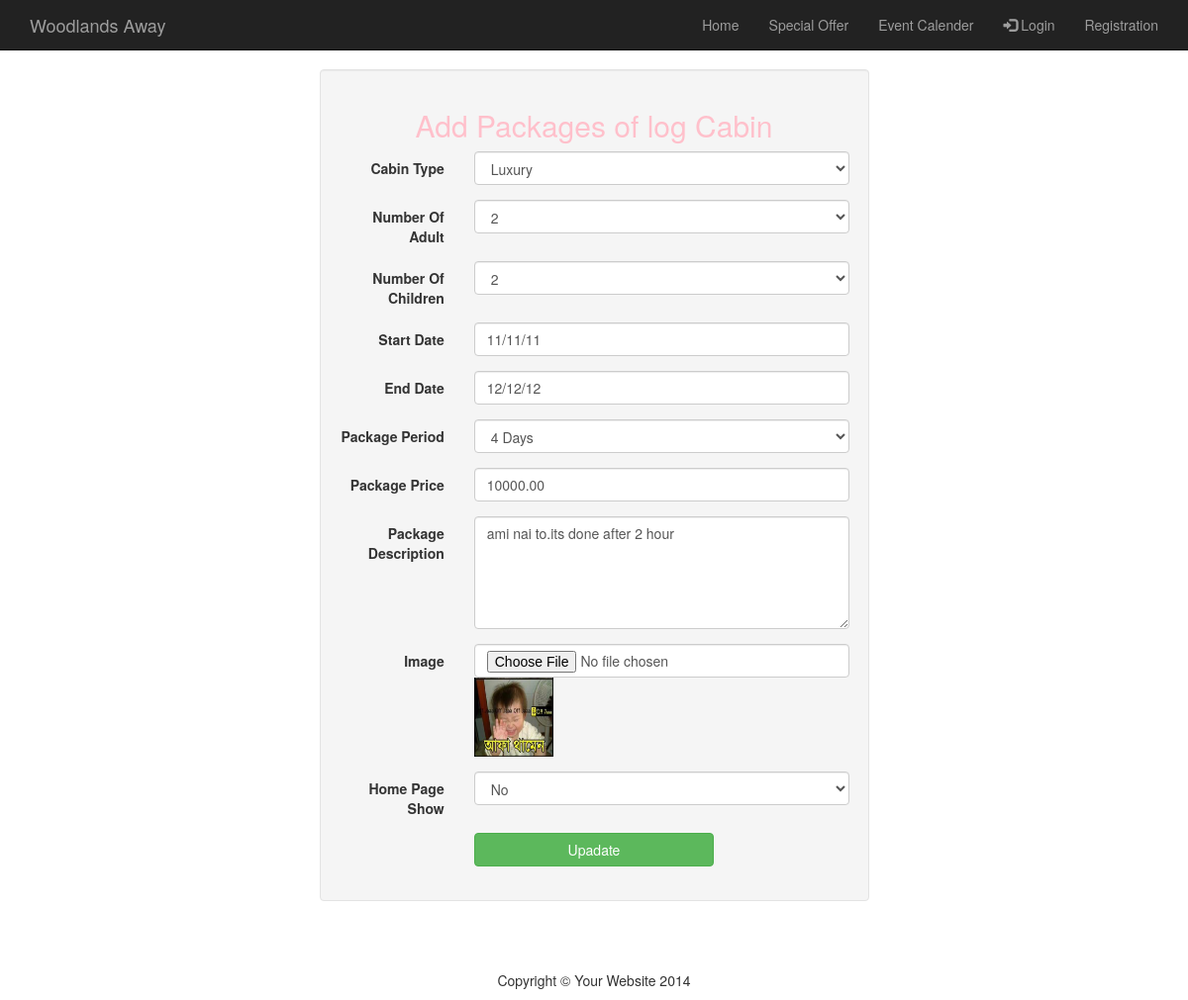
Screenshot of /Admin/edit-package.php?id=1 with the database file from the repository.
### tables this page shows
CREATE TABLE `packages` (
  `id` int(11) NOT NULL,
  `cabin_type` varchar(20) NOT NULL,
  `num_of_adult` int(5) NOT NULL,
  `num_of_children` int(11) NOT NULL,
  `start_date` varchar(20) NOT NULL,
  `end_date` varchar(20) NOT NULL,
  `package_period` varchar(20) NOT NULL,
  `package_price` float(12,2) NOT NULL,
  `package_description` text NOT NULL,
  `image` varchar(200) NOT NULL,
  `home_page_item` tinyint(1) NOT NULL
);

### Admin/edit-package.php (the view, shortened to what this page needs)
<?php
$conn = connect();
?>
<?php include_once '../template/header.php'; ?>
<?php include_once '../template/nav-bar.php'; ?>
<?php
if (isset($_GET['id'])) {
    $id = $_GET['id'];
    $sql = "SELECT * from packages WHERE id=$id";
    $result = $conn->query($sql);
    $row = mysqli_fetch_assoc($result);
    $start_date = $row['start_date'];
    $end_date = $row['end_date'];
    $package_price = $row['package_price'];
    $package_description = $row['package_description'];
    $image = $row['image'];
}
?>
<div class="container">
    <div class="row">
        <div class="col-sm-6 col-sm-offset-3">
            <div class="well" style="margin-top: 20px">
                <form class="form-horizontal" action="edit-package-controller.php" method="POST" enctype="multipart/form-data" name="edit">
                    <h2 class="text-center "><span style="color: pink; ">Add Packages of log Cabin</span></h2>
                    <div class="form-group">
                        <label class="col-sm-3 control-label"> Cabin Type</label>
                        <div class="col-sm-9">
                            <select name="cabin_type" id="cabin_type" class="form-control" required>
                                <option value="Luxury"<?php if ($row['cabin_type'] == 'Luxury') echo ' selected="selected"'; ?>>Luxury</option>
                            </select>
                        </div>
                    </div>
                    <div class="form-group">
                        <label for="inputPassword3" class="col-sm-3 control-label">Number Of Adult</label>
                        <div class="col-sm-9">
                            <select name="num_of_adult" id="member" class="form-control" required>
                                <option value="2"<?php if ($row['num_of_adult'] == 2) echo ' selected="selected"'; ?>>2</option>
                            </select>
                        </div>
                    </div>
                    <div class="form-group">
                        <label for="inputPassword3" class="col-sm-3 control-label">Number Of Children</label>
                        <div class="col-sm-9">
                            <select name="num_of_children" id="member" class="form-control" required>
                                <option value="2" <?php if ($row['num_of_children'] == 2) echo ' selected="selected"'; ?>>2</option>
                            </select>
                        </div>
                    </div>
                    <div class="form-group">
                        <label  class="col-sm-3 control-label" >Start Date</label>
                        <div class="col-sm-9">
                            <input type="text" name="start_date" id="s_date" class="form-control" placeholder="Start Date" value="<?= $start_date ?>">
                        </div>
                    </div>
                    <div class="form-group">
                        <label  class="col-sm-3 control-label">End Date</label>
                        <div class="col-sm-9">
                            <input type="text" name="end_date"   id="e_date" class="form-control" placeholder="End Date" value="<?= $end_date ?>">
                        </div>
                    </div>
                    <div class="form-group">
                        <label class="col-sm-3 control-label"> Package Period</label>
                        <div class="col-sm-9">
                            <select name="package_period" class="form-control" required>
                                <option value="4 Days" <?php if ($row['package_period'] == '4 Days') echo ' selected="selected"'; ?>>4 Days</option>
                            </select>
                        </div>
                    </div>
                    <div class="form-group">
                        <label  class="col-sm-3 control-label">Package Price</label>
                        <div class="col-sm-9">
                            <input type="float" name="package_price"  tabindex="2" class="form-control" placeholder="Price"  value="<?= $package_price ?>">
                        </div>
                    </div>
                    <div class="form-group">
                        <label for="inputPassword3" class="col-sm-3 control-label">Package Description</label>
                        <div class="col-sm-9">
                            <textarea class="form-control" name="package_description" rows="5"><?= $package_description ?></textarea>
                        </div>
                    </div>
                    <div class="form-group">
                        <label  class="col-sm-3 control-label">Image</label>
                        <div class="col-sm-9">
                            <input type="file" name="package_image" class="form-control">
                            <img src="<?= $image ?>"height="80" width="80">
                        </div>
                    </div>
                    <div class="form-group">
                        <label  class="col-sm-3 control-label">Home Page Show</label>
                        <div class="col-sm-9">
                            <select name="home_page_item" class="form-control" required>
                                <option value="0" <?php if ($row['home_page_item'] == 0) echo ' selected="selected"'; ?> >No</option>
                            </select>
                        </div>
                    </div>
                    <div class="form-group">
                        <div class="col-sm-offset-3 col-sm-6 col-sm-offset-3">
                            <input  type="submit" class="btn btn-success btn-block" name="submit" value="Upadate"/>
                        </div>
                    </div>
                </form>
            </div>
        </div>
    </div>
</div>
<?php include_once '../template/footer.php'; ?>
<?php include_once '../template/foot-scripts.php'; ?>

### Asset/Front/css/modern-business.css (style rules this page uses)
html, body { height: 100%; }
body { padding-top: 50px; }

### rows the page displays
packages: cabin_type "Luxury", num_of_adult "2", num_of_children "2", start_date "11/11/11", end_date "12/12/12", package_period "4 Days", package_price "10000.00", package_description "ami nai to.its done after 2 hour", image (picture), home_page_item "No"
